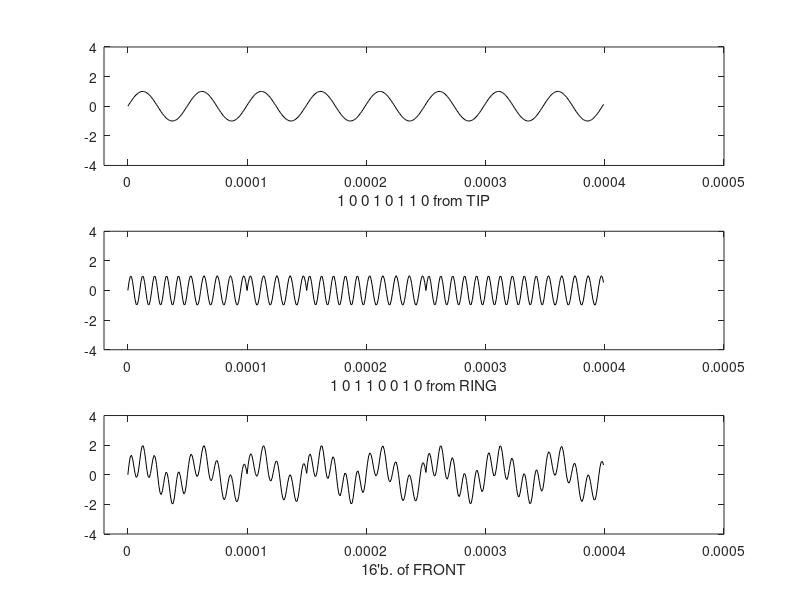
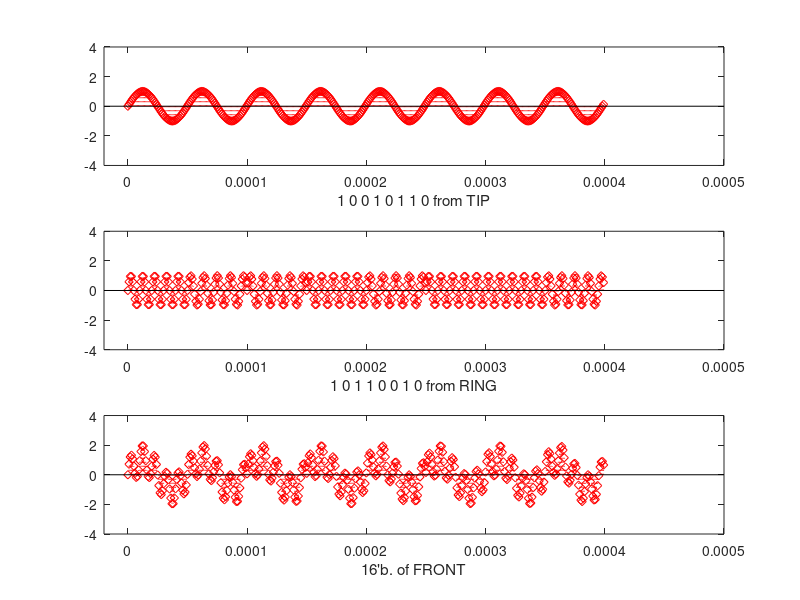

Source code (MATLAB) for these figures, in order:
%mducng/SoC/D2/G2touch
clc;
clear;
close all;
%%%%%%%%%%%%%%%%%%%%%%%%%%%%%%%%%%%%%%%%%%%%%%%%%%%%%%%%%%%%%%%%%%%%%%%%%%%
Fs                  =  1000000;
fP                  =  20000;
f0PreRing           =  100000;
f1PreRing           =  90000;
sps                 =  400;              % samples per symbol
ns                  =  0:(sps-1);        % numbers of samples
nsRing              =  0:(sps/8-1);      % 1-LF-sps = 8*1-HF-sps  
%%%%%%%%%%%%%%%%%%%%%%%%%%%%%%%%%%%%%%%%%%%%%%%%%%%%%%%%%%%%%%%%%%%%%%%%%%%
SymbolPressureX     =  sin(2*pi*ns*(fP+5*20)/Fs);
SymbolPRing0        =  sin(2*pi*nsRing*f0PreRing/Fs);
SymbolPRing1        =  sin(2*pi*nsRing*f1PreRing/Fs);
%%%%%%%%%%%%%%%%%%%%%%%%%%%%%%%%%%%%%%%%%%%%%%%%%%%%%%%%%%%%%%%%%%%%%%%%%%%
tS                  = (0:length(SymbolPressureX)-1)*1/Fs;%t received symbol
receivedPreTip      = SymbolPressureX;
receivedPreRing     = [SymbolPRing0,SymbolPRing1,SymbolPRing1,...
         SymbolPRing0,SymbolPRing1,SymbolPRing0,SymbolPRing0,SymbolPRing1];
receivePreFront     = receivedPreTip + receivedPreRing;           
%%%%%%%%%%%%%%%%%%%%%%%%%%%%%%%%%%%%%%%%%%%%%%%%%%%%%%%%%%%%%%%%%%%%%%%%%%%
figure(1)
subplot(3,1,1);
plot(tS,receivedPreTip,'k')
xlabel("1 0 0 1 0 1 1 0 from TIP");
axis([-20*1/Fs 500*1/Fs -4 4]);
%%%%%%%%%%%%%%%
subplot(3,1,2);
plot(tS,receivedPreRing,'k')
xlabel("1 0 1 1 0 0 1 0 from RING");
axis([-20*1/Fs 500*1/Fs -4 4]);
%%%%%%%%%%%%%%%
subplot(3,1,3);
plot(tS,receivePreFront,'k')
xlabel("16'b. of FRONT");
axis([-20*1/Fs 500*1/Fs -4 4]);

figure(2)
subplot(3,1,1);
stem(tS,receivedPreTip,':diamondr')
xlabel("1 0 0 1 0 1 1 0 from TIP");
axis([-20*1/Fs 500*1/Fs -4 4]);
%%%%%%%%%%%%%%%
subplot(3,1,2);
stem(tS,receivedPreRing,':diamondr')
xlabel("1 0 1 1 0 0 1 0 from RING");
axis([-20*1/Fs 500*1/Fs -4 4]);
%%%%%%%%%%%%%%%
subplot(3,1,3);
stem(tS,receivePreFront,':diamondr')
xlabel("16'b. of FRONT");
axis([-20*1/Fs 500*1/Fs -4 4]);
